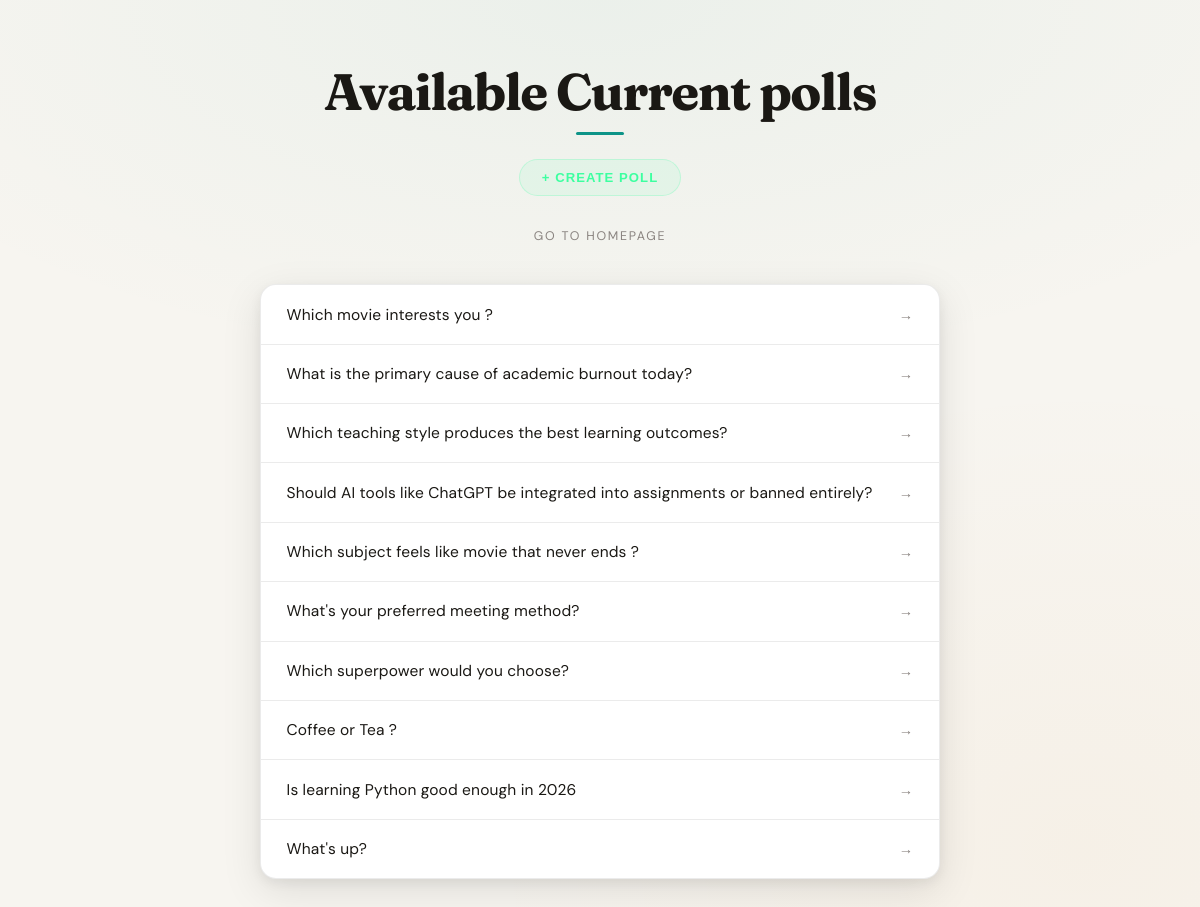
Screenshot of /polls/ with the database file from the repository.
### polls/models.py (models this page shows, shortened)
class Question(models.Model):
  question_text = models.CharField(max_length=200)
  pub_date = models.DateTimeField("date published", auto_now_add=True)
  share_token = models.UUIDField(default=uuid.uuid4, unique=True, editable=False)
  created_by = models.ForeignKey(User, on_delete=models.CASCADE, null=True, blank=True, related_name='created_polls')

### polls/views.py (the view)
# urls.py: path("", views.IndexView.as_view(), name="index"),
class IndexView(generic.ListView):
  template_name = "polls/index.html"
  context_object_name = "latest_question_list"
  def get_queryset(self):
    return Question.objects.filter(pub_date__lte=timezone.now()).order_by("-pub_date")[:20]

### polls/templates/polls/index.html (shortened to what this page needs)
<!DOCTYPE html>
<html lang="en">
<head>
  {% load static %}
  <link rel="stylesheet" href="{% static 'polls/style.css' %}">
</head>
  <body>
    <h1>Available Current polls</h1>
    <a href="{% url 'polls:create' %}" class="create-poll-btn">+ Create Poll</a>
    <h2><a href="{% url 'home' %}" class="home-page">Go to Homepage</a></h2>
    <div class="container">
      {% if latest_question_list %}
      <ul class="link-container">
        {% for question in latest_question_list %}
          <li class="poll-item">
            <a href="{% url 'polls:detail' question.id %}">{{ question.question_text }}</a>
          </li>
        {% endfor %}
      </ul>
      {% else %}
      <p>No polls are avilable.</p>
      {% endif %}
    </div>
  </body>
</html>

### polls/templates/polls/index.html (style rules this page uses)
.create-poll-btn { display: inline-flex; align-items: center; gap: 6px; padding: 10px 22px; background: rgba(61, 255, 160, 0.08); border: 1px solid rgba(61, 255, 160, 0.22); border-radius: 100px; color: #3dffa0; font-family: 'Syne', sans-serif; font-size: 0.82rem; font-weight: 600; letter-spacing: 0.08em; text-transform: uppercase; text-decoration: none; transition: all 0.4s cubic-bezier(0.16, 1, 0.3, 1); margin-top: 1rem; margin-bottom: 2rem; }

### rows the page displays
Question: question_text "Which movie interests you ?"
Question: question_text "What is the primary cause of academic burnout today?"
Question: question_text "Which teaching style produces the best learning outcomes?"
Question: question_text "Should AI tools like ChatGPT be integrated into assignments or banned entirely?"
Question: question_text "Which subject feels like movie that never ends ?"
Question: question_text "What's your preferred meeting method?"
Question: question_text "Which superpower would you choose?"
Question: question_text "Coffee or Tea ?"
Question: question_text "Is learning Python good enough in 2026"
Question: question_text "What's up?"
